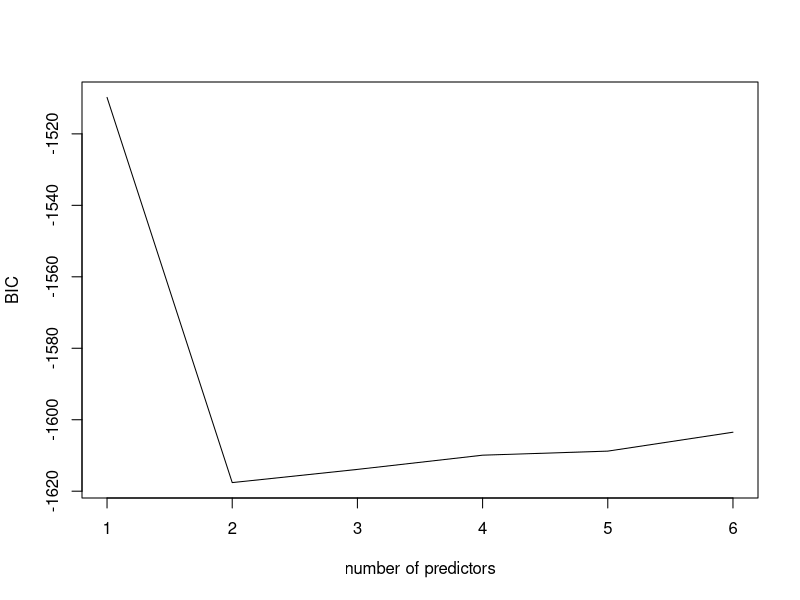
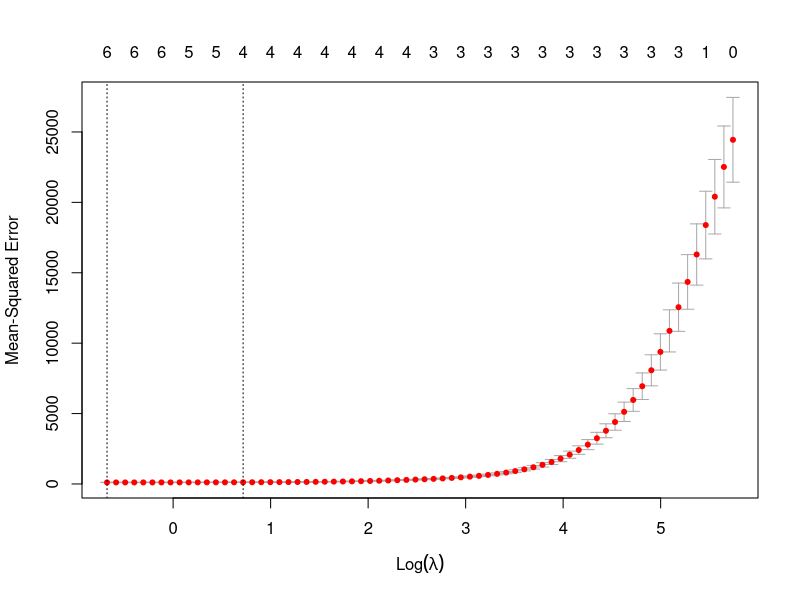
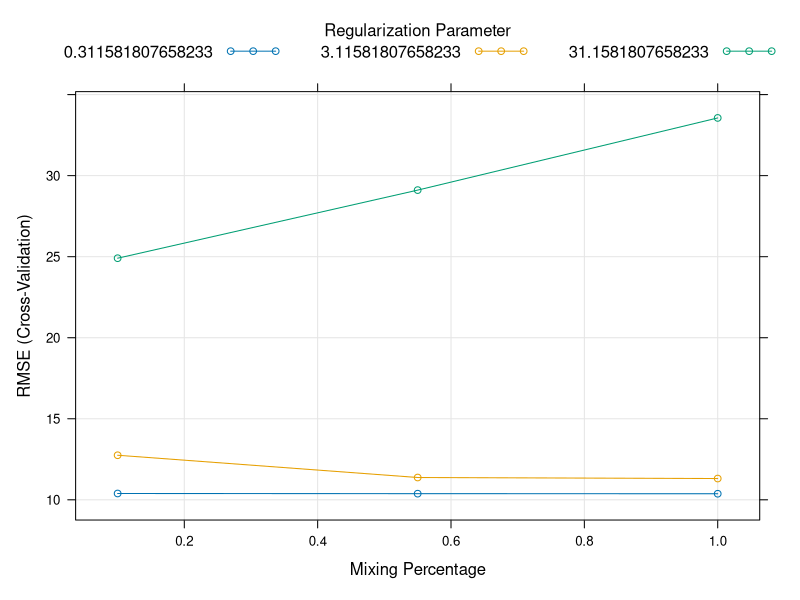

Write the R code that produced these figures, in order.
## ---- chunk 1
knitr::opts_chunk$set(echo = TRUE)
options(repos = c(CRAN = "https://cloud.r-project.org"))
install.packages("leaps")

library(tidyverse)
library(dplyr)
install.packages('leaps')
library(leaps)
library(glmnet) #for regularization
library(caret) #tuning the elastic net
library(Matrix)


setwd("/Users/aysenur/Documents/GitHub/Machine_Learning")

tedf <- read_csv("tedata.csv")
trdf <- read_csv("trdata.csv")
## ---- chunk 2
reg1 <-  lm(Rating ~ ., trdf)
summary(reg1)

pr1 <- predict(reg1,newdata=tedf)
mse1 <- mean(tedf$Rating-pr1)^2 #Mean square error
r2 <- cor(tedf$Rating, pr1)^2 #Variance explained
mse1
r2
## ---- chunk 3
forwardreg <-  regsubsets(Rating~.,data=trdf,nvmax=6,method='forward')
(forwardreg_summary <- summary(forwardreg))
plot(forwardreg_summary$bic,type='l', xlab='number of predictors',ylab='BIC') #plot relationship between BIC and # of predictors
which(forwardreg_summary$bic == min(forwardreg_summary$bic))
coef(forwardreg,2) #final coefficients
## ---- chunk 4
set.seed(202)

# Prepare the training data
x2 <- model.matrix(~., data=trdf[, -which(names(trdf) == "Rating")])  # Remove Rating column for predictors
y <- trdf$Rating  # Response vector

# Standardize the predictors (note: glmnet will do this by default, but doing manually for clarity)
x2 <- scale(x2)
x2 <- x2[,-1] #delete the intercept
# For test data (only if needed for prediction or validation later)
# I want to standardize using training data means and sd, which is why I'm not doing it here directly.
# x4 and y2 are prepared but not used in cv.glmnet below. They could be used for prediction after model selection.
x4 <- model.matrix(~., data=tedf[, -which(names(tedf) == "Rating")])
y2 <- tedf$Rating
x4 <- x4[,-1]


# 10-fold cross-validation for tuning parameter lambda with Elastic Net
i33 <- cv.glmnet(x = x2, y = y, alpha = 0.5)  # alpha = 0.5 for elastic net

# Plot the result
plot(i33)

# Extract the lambda value that gives the minimum mean cross-validated error
lambda_min <- i33$lambda.min
print(lambda_min)

# Extract the lambda value at which the cross-validated error is within 1 standard error of the minimum
lambda_1se <- i33$lambda.1se
print(lambda_1se)

# Coefficients at lambda.1se
coef_1se <- coef(i33, s = "lambda.1se")
print(coef_1se)

## ---- chunk 5
# Predict on test data using the lambda.1se from the cross-validation
pelnet = predict(i33, newx = x4, s = "lambda.1se")
# Calculate the Mean Squared Error (MSE) between the predictions and actual values
mseelnet = mean((pelnet - y2) ^ 2)
print(mseelnet)

# Calculate the R-squared value
r2elnet = cor(pelnet, y2) ^ 2
print(r2elnet)

## ---- chunk 6
# Set up control for cross-validation
ctrl1 <- trainControl(method = 'cv', number = 5)
# Train the glmnet model
trglmnet <- train(x = x2, y = y, method = "glmnet", trControl = ctrl1)

# Plot the training result
plot(trglmnet)

# Retrain the model with the best-tuned parameters on the full training set
gl1 <- glmnet(x = x2, y = y, alpha = trglmnet$bestTune$alpha, lambda = trglmnet$bestTune$lambda)

# Display coefficients of the tuned model
coef(gl1)

# Predict on test data using the tuned model parameters
elnet_tuned <- predict(gl1, newx = x4, s = trglmnet$bestTune$lambda)

# Calculate the Mean Squared Error (MSE) for the tuned model
(msetunedelnet <- mean((elnet_tuned - y2) ^ 2))

# Calculate the R-squared value for the tuned model
(r2tunedelnet <- cor(elnet_tuned, y2) ^ 2)
